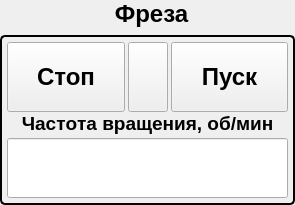
         <widget class="QGroupBox" name="CutBox">
          <property name="geometry">
           <rect>
            <x>460</x>
            <y>100</y>
            <width>295</width>
            <height>205</height>
           </rect>
          </property>
          <property name="font">
           <font>
            <pointsize>18</pointsize>
            <bold>true</bold>
           </font>
          </property>
          <property name="styleSheet">
           <string notr="true">QGroupBox {
    border: 2px solid #000000; /* 3px — толщина линии, solid — сплошная, дальше цвет */
    border-radius: 5px;       /* Скругление углов (можно убрать) */
    margin-top: 35px;         /* Отступ сверху, чтобы рамка не пересекала текст */
}
QGroupBox::title {
    subcontrol-origin: margin;
    subcontrol-position: top center; /* Позиция текста: слева (можно top center) */
    padding: 0 5px;                /* Отступы слева/справа от текста */
}</string>
          </property>
          <property name="title">
           <string>Фреза</string>
          </property>
          <property name="alignment">
           <set>Qt::AlignmentFlag::AlignCenter</set>
          </property>
          <property name="flat">
           <bool>false</bool>
          </property>
          <property name="checkable">
           <bool>false</bool>
          </property>
          <layout class="QVBoxLayout" name="verticalLayout_2">
           <property name="spacing">
            <number>0</number>
           </property>
           <property name="leftMargin">
            <number>5</number>
           </property>
           <property name="topMargin">
            <number>5</number>
           </property>
           <property name="rightMargin">
            <number>5</number>
           </property>
           <property name="bottomMargin">
            <number>5</number>
           </property>
           <item>
            <layout class="QHBoxLayout" name="horizontalLayout_3">
             <property name="spacing">
              <number>3</number>
             </property>
             <property name="sizeConstraint">
              <enum>QLayout::SizeConstraint::SetDefaultConstraint</enum>
             </property>
             <item>
              <widget class="MomentaryButton" name="cutStopButton">
               <property name="sizePolicy">
                <sizepolicy hsizetype="Minimum" vsizetype="Preferred">
                 <horstretch>0</horstretch>
                 <verstretch>0</verstretch>
                </sizepolicy>
               </property>
               <property name="font">
                <font>
                 <pointsize>18</pointsize>
                 <bold>true</bold>
                </font>
               </property>
               <property name="focusPolicy">
                <enum>Qt::FocusPolicy::NoFocus</enum>
               </property>
               <property name="text">
                <string>Стоп</string>
               </property>
               <property name="writeAddress" stdset="0">
                <string>D0.1</string>
               </property>
              </widget>
             </item>
             <item>
              <widget class="ToggleButton" name="cutRunToggle">
               <property name="sizePolicy">
                <sizepolicy hsizetype="Maximum" vsizetype="Preferred">
                 <horstretch>0</horstretch>
                 <verstretch>0</verstretch>
                </sizepolicy>
               </property>
               <property name="focusPolicy">
                <enum>Qt::FocusPolicy::NoFocus</enum>
               </property>
               <property name="autoFillBackground">
                <bool>false</bool>
               </property>
               <property name="checked">
                <bool>false</bool>
               </property>
               <property name="stateTexts" stdset="0">
                <stringlist/>
               </property>
               <property name="readAddress" stdset="0">
                <string>D10.0</string>
               </property>
              </widget>
             </item>
             <item>
              <widget class="MomentaryButton" name="cutStartButton">
               <property name="sizePolicy">
                <sizepolicy hsizetype="Minimum" vsizetype="Preferred">
                 <horstretch>0</horstretch>
                 <verstretch>0</verstretch>
                </sizepolicy>
               </property>
               <property name="font">
                <font>
                 <pointsize>18</pointsize>
                 <bold>true</bold>
                </font>
               </property>
               <property name="focusPolicy">
                <enum>Qt::FocusPolicy::NoFocus</enum>
               </property>
               <property name="text">
                <string>Пуск</string>
               </property>
               <property name="writeAddress" stdset="0">
                <string>D0.0</string>
               </property>
              </widget>
             </item>
            </layout>
           </item>
           <item>
            <layout class="QVBoxLayout" name="verticalLayout">
             <property name="spacing">
              <number>3</number>
             </property>
             <item>
              <widget class="QLabel" name="label_7">
               <property name="sizePolicy">
                <sizepolicy hsizetype="Minimum" vsizetype="Fixed">
                 <horstretch>0</horstretch>
                 <verstretch>0</verstretch>
                </sizepolicy>
               </property>
               <property name="minimumSize">
                <size>
                 <width>120</width>
                 <height>0</height>
                </size>
               </property>
               <property name="font">
                <font>
                 <pointsize>14</pointsize>
                 <bold>true</bold>
                 <kerning>false</kerning>
                </font>
               </property>
               <property name="layoutDirection">
                <enum>Qt::LayoutDirection::LeftToRight</enum>
               </property>
               <property name="text">
                <string>Частота вращения, об/мин</string>
               </property>
               <property name="alignment">
                <set>Qt::AlignmentFlag::AlignCenter</set>
               </property>
              </widget>
             </item>
             <item>
              <widget class="NumericDisplay" name="cutSpeedDisplay">
               <property name="sizePolicy">
                <sizepolicy hsizetype="Minimum" vsizetype="Preferred">
                 <horstretch>0</horstretch>
                 <verstretch>0</verstretch>
                </sizepolicy>
               </property>
               <property name="minimumSize">
                <size>
                 <width>120</width>
                 <height>60</height>
                </size>
               </property>
               <property name="font">
                <font>
                 <pointsize>22</pointsize>
                 <bold>true</bold>
                </font>
               </property>
               <property name="mouseTracking">
                <bool>false</bool>
               </property>
               <property name="focusPolicy">
                <enum>Qt::FocusPolicy::NoFocus</enum>
               </property>
               <property name="contextMenuPolicy">
                <enum>Qt::ContextMenuPolicy::NoContextMenu</enum>
               </property>
               <property name="alignment">
                <set>Qt::AlignmentFlag::AlignCenter</set>
               </property>
               <property name="readOnly">
                <bool>false</bool>
               </property>
               <property name="readAddress" stdset="0">
                <string>D1100</string>
               </property>
               <property name="writeAddress" stdset="0">
                <string>D1100</string>
               </property>
               <property name="format" stdset="0">
                <string>Float</string>
               </property>
               <property name="fractional" stdset="0">
                <UInt>0</UInt>
               </property>
               <property name="minimum" stdset="0">
                <double>500.000000000000000</double>
               </property>
               <property name="maximum" stdset="0">
                <double>3000.000000000000000</double>
               </property>
              </widget>
             </item>
            </layout>
           </item>
          </layout>
         </widget>
